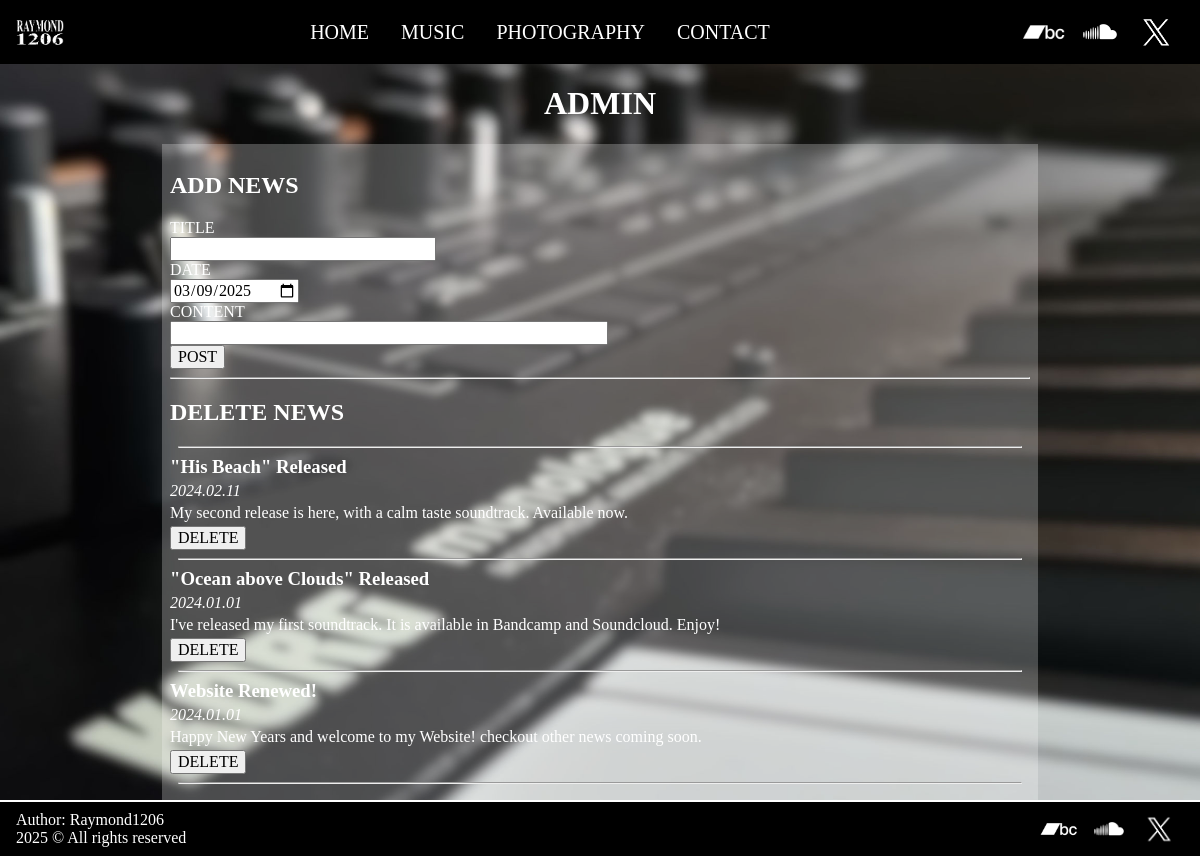
The page /admin/index.php (signed in) on the database its author committed.
### tables this page shows
CREATE TABLE news (id INTEGER PRIMARY KEY AUTOINCREMENT UNIQUE NOT NULL, title TEXT NOT NULL, date TEXT NOT NULL, content TEXT NOT NULL);

### app/api/general/database_process.php (called while the page is built, shortened)
<?php require_once(__DIR__.'/path.php');
class DatabaseConnection{
	private static $pdo = null;
	public static function connect(){
		if(self::$pdo === null){
			try{
				self::$pdo = new PDO('sqlite:'.DATABASE_DIR);
				self::$pdo->setAttribute(PDO::ATTR_ERRMODE, PDO::ERRMODE_EXCEPTION);
				self::$pdo->setAttribute(PDO::ATTR_DEFAULT_FETCH_MODE, PDO::FETCH_ASSOC);
			}catch(PDOException $e){
				error_log('Could not connect to the database: '.$e->getMessage());
				throw new Exception('Database connection failed: '.$e->getMessage());
			}
		}
		return self::$pdo;
	}
}
class DatabaseStatement{
    public $statement;
    private $pdo;
    public function __construct(string $statement){
        $this->statement = $statement;
        $this->pdo = DatabaseConnection::connect();
    }
    public function Operation(array $parameters = []){
        try{
            $stmt = $this->pdo->prepare($this->statement);
            if(!$stmt->execute($parameters)){
                $this->handleQueryError($stmt);
            }
            if(stripos(trim($this->statement), 'SELECT') === 0){
                return $stmt->fetchAll();
            }elseif(
                stripos(trim($this->statement), 'INSERT') === 0 ||
                stripos(trim($this->statement), 'UPDATE') === 0 ||
                stripos(trim($this->statement), 'DELETE') === 0 ||
                stripos(trim($this->statement), 'BEGIN') === 0
            ){
                return $stmt->rowCount();
            }else{
                throw new Exception('Unsupported query type: '.$this->statement);
            }
        }catch(Exception $e){
            $this->handleQueryError($stmt, $e);
        }
    }
}

### app/api/load_content.php (called while the page is built, shortened)
<?php require_once(__DIR__.'/general/path.php');
require_once(CONFIG_DIR.'/database_process.php');
function load_news($limit = 0){
    if($limit === 0){
        $query = new DatabaseStatement('SELECT * FROM news ORDER BY id DESC');
        $result = $query->Operation([]);
    }elseif(is_int($limit)){
        $query = new DatabaseStatement('SELECT * FROM news ORDER BY id DESC LIMIT :num');
        $result = $query->Operation([':num' => $limit]);
    }
    return $result;
}

### admin/index.php (the view, shortened to what this page needs)
<?php $title = 'Admin'; $file = 'ADMIN'; $root = '../';
require_once(API_DIR.'/load_content.php');
include_once(TEMPLATES_DIR.'/header.php');
?>
<main>
    <h1><?=$file?></h1>
    <div id="content">
        <div id="newnews">
            <form action="<?=FORM_URL?>/adm-news.php" method="POST">
                <h2>ADD NEWS</h2>
                <label for="title">TITLE</label><br>
                <input type="text" name="title" id="title"><br>
                <label for="date">DATE</label><br>
                <input type="date" name="date" id="date" value="<?=date('Y-m-d')?>"><br>
                <label for="message">CONTENT</label><br>
                <input type="text" name="content" id="message"><br>
                <input type="submit" name="new" value="POST">
            </form>
        </div>
        <hr>
        <div id="deletenews">
            <h2>DELETE NEWS</h2>
            <hr>
<?php $NEWS = load_news();
foreach($NEWS as $news){?>
            <form action="<?=FORM_URL?>/adm-news.php" method="POST">
                <h3><?=$news['title']?></h3>
                <p><i><?=$news['date']?></i></p>
                <p><?=$news['content']?></p>
                <input type="submit" name="delete" value="DELETE">
            </form>
            <hr>
<?php }?>
        </div>
    </div>
</main>
<?php
include_once(TEMPLATES_DIR.'/footer.php');

### app/assets/style/style.css (style rules this page uses)
body { margin: 0; padding: 0; font-family: 'Times New Roman', Times, serif; color: white; background-image: url(../images/bg_img/background_image_black_square.jpg); background-color: black; background-repeat: no-repeat; background-position: center; background-size: cover; background-attachment: fixed; }

### rows shown on the page
news: title "\"His Beach\" Released", date "2024.02.11", content "My second release is here, with a calm taste soundtrack. Available now."
news: title "\"Ocean above Clouds\" Released", date "2024.01.01", content "I've released my first soundtrack. It is available in Bandcamp and Soundcloud. Enjoy!"
news: title "Website Renewed!", date "2024.01.01", content "Happy New Years and welcome to my Website! checkout other news coming soon."

### other values the page prints
$file "ADMIN"
